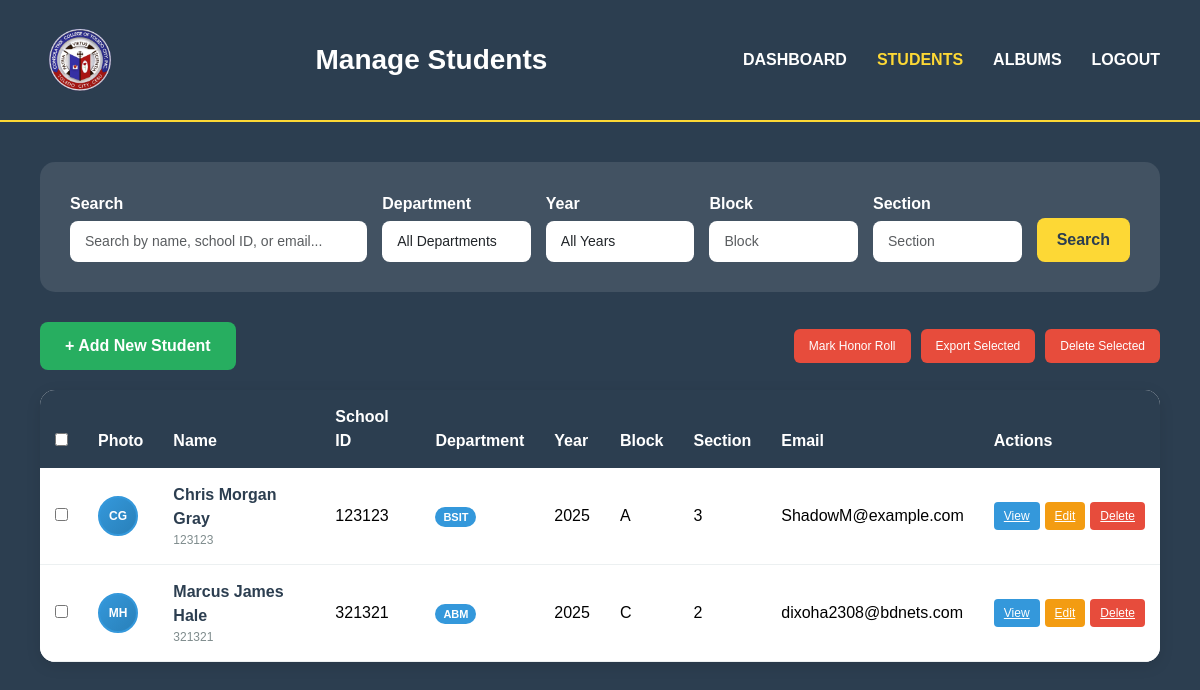
/panel/students/ (signed in), run on an earlier commit of the app's database.
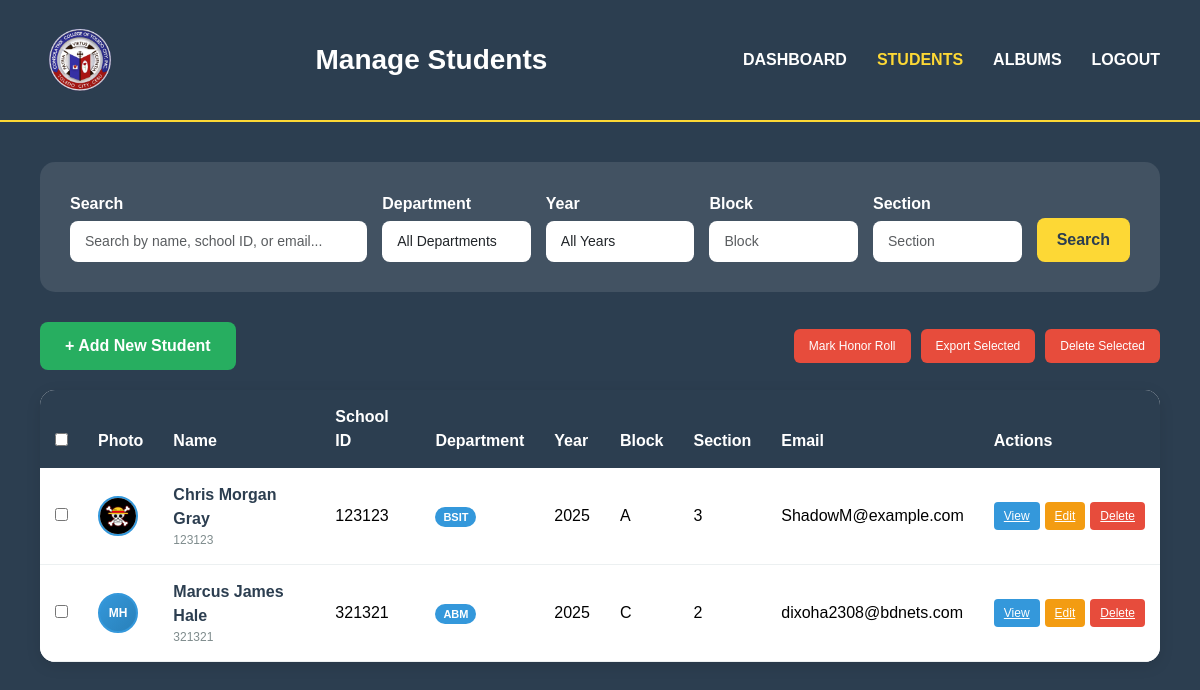
And on a later commit of the database.
### yearbook/models.py (models this page shows, shortened)
class Student(models.Model):
    DEPARTMENTS = [
        ('BSHM', 'BSHM'),
        ('STEM', 'STEM'),
        ('ABM', 'ABM'),
        ('BSIT', 'BSIT'),
        ('BSED', 'BSED'),
    ]
    YEARS = [
        ('2021', '2021'),
        ('2022', '2022'),
        ('2023', '2023'),
        ('2024', '2024'),
        ('2025', '2025'),
    ]
    user = models.OneToOneField(User, on_delete=models.CASCADE, null=True, blank=True)
    first_name = models.CharField(max_length=100)
    middle_name = models.CharField(max_length=100, blank=True)
    last_name = models.CharField(max_length=100)
    school_id = models.CharField(max_length=50, unique=True)
    email = models.EmailField()
    department = models.CharField(max_length=10, choices=DEPARTMENTS)
    year = models.CharField(max_length=4, choices=YEARS)
    block = models.CharField(max_length=10)
    section = models.CharField(max_length=50)
    profile_photo = models.ImageField(upload_to='profile_photos/', null=True, blank=True)
    achievements = models.TextField(blank=True)
    created_at = models.DateTimeField(default=timezone.now)
    @property
    def full_name(self):
        return f"{self.first_name} {self.middle_name} {self.last_name}".strip()

### yearbook/views.py (the view, shortened to what this page needs)
# urls.py: path('panel/students/', views.admin_student_list, name='admin_student_list'),
@login_required
@user_passes_test(is_admin)
def admin_student_list(request):
    search_form = StudentSearchForm(request.GET)
    students = Student.objects.all()
    if search_form.is_valid():
        search = search_form.cleaned_data.get('search')
        department = search_form.cleaned_data.get('department')
        year = search_form.cleaned_data.get('year')
        block = search_form.cleaned_data.get('block')
        section = search_form.cleaned_data.get('section')
        if department:
            students = students.filter(department=department)
        if year:
            students = students.filter(year=year)
        if block:
            students = students.filter(block=block)
        if section:
            students = students.filter(section=section)
    paginator = Paginator(students, 20)
    page_number = request.GET.get('page')
    students = paginator.get_page(page_number)
    context = {
        'students': students,
        'search_form': search_form,
    }
    return render(request, 'yearbook/admin_student_list.html', context)

### yearbook/forms.py
class StudentSearchForm(forms.Form):
    search = forms.CharField(
        max_length=255,
        required=False,
        widget=forms.TextInput(attrs={
            'class': 'form-control',
            'placeholder': 'Search by name, school ID, or email...'
        })
    )
    department = forms.ChoiceField(
        choices=[('', 'All Departments')] + Student.DEPARTMENTS,
        required=False,
        widget=forms.Select(attrs={'class': 'form-control'})
    )
    year = forms.ChoiceField(
        choices=[('', 'All Years')] + Student.YEARS,
        required=False,
        widget=forms.Select(attrs={'class': 'form-control'})
    )
    block = forms.CharField(
        max_length=10,
        required=False,
        widget=forms.TextInput(attrs={
            'class': 'form-control',
            'placeholder': 'Block'
        })
    )
    section = forms.CharField(
        max_length=50,
        required=False,
        widget=forms.TextInput(attrs={
            'class': 'form-control',
            'placeholder': 'Section'
        })
    )

### yearbook/views.py (called while the page is built)
def is_admin(user):
    return user.is_authenticated and user.is_staff

### yearbook/template/yearbook/admin_student_list.html (shortened to what the changed rows need)
{% load static %}
<!DOCTYPE html>
<html lang="en">
<head>
  <link href="https://cdn.jsdelivr.net/npm/bootstrap@5.3.3/dist/css/bootstrap.min.css" rel="stylesheet">
</head>
<body>
  <header class="header">
    <h1 class="header-title">Manage Students</h1>
  </header>
  <div class="main-content">
    <div class="students-table">
      <table class="table table-hover">
        <thead>
          <tr>
            <th>
              <input type="checkbox" id="selectAll" onchange="toggleSelectAll()">
            </th>
            <th>Photo</th>
            <th>Name</th>
            <th>School ID</th>
            <th>Department</th>
            <th>Year</th>
            <th>Block</th>
            <th>Section</th>
            <th>Email</th>
            <th>Actions</th>
          </tr>
        </thead>
        <tbody>
          {% for student in students %}
            <tr>
              <td>
                <input type="checkbox" class="student-checkbox" value="{{ student.id }}" onchange="updateSelectedStudents()">
              </td>
              <td>
                {% if student.profile_photo %}
                  <img src="{{ student.profile_photo.url }}" alt="{{ student.full_name }}" class="student-photo">
                {% else %}
                  <div class="student-photo" style="background: linear-gradient(135deg, #3498DB, #2980B9); display: flex; align-items: center; justify-content: center; color: white; font-weight: bold; font-size: 12px;">
                    {{ student.first_name.0 }}{{ student.last_name.0 }}
                  </div>
                {% endif %}
              </td>
              <td>
                <div class="student-name">{{ student.full_name }}</div>
                <div class="student-info">{{ student.user.username|default:"No Account" }}</div>
              </td>
              <td>{{ student.school_id }}</td>
              <td>
                <span class="department-badge">{{ student.department }}</span>
              </td>
              <td>{{ student.year }}</td>
              <td>{{ student.block }}</td>
              <td>{{ student.section }}</td>
              <td>{{ student.email }}</td>
              <td>
                <div class="action-buttons">
                  <a href="{% url 'admin_student_detail' student.id %}" class="btn-action btn-view">View</a>
                  <a href="{% url 'admin_student_edit' student.id %}" class="btn-action btn-edit">Edit</a>
                  <a href="{% url 'admin_student_delete' student.id %}" class="btn-action btn-delete">Delete</a>
                </div>
              </td>
            </tr>
          {% endfor %}
        </tbody>
      </table>
    </div>
  </div>
</body>
</html>

What changed in the data, as far as the page shows it:
changed Student "Chris Morgan Gray": profile_photo: picture added; first_name.0 "C" → (not shown); last_name.0 "G" → (not shown)
